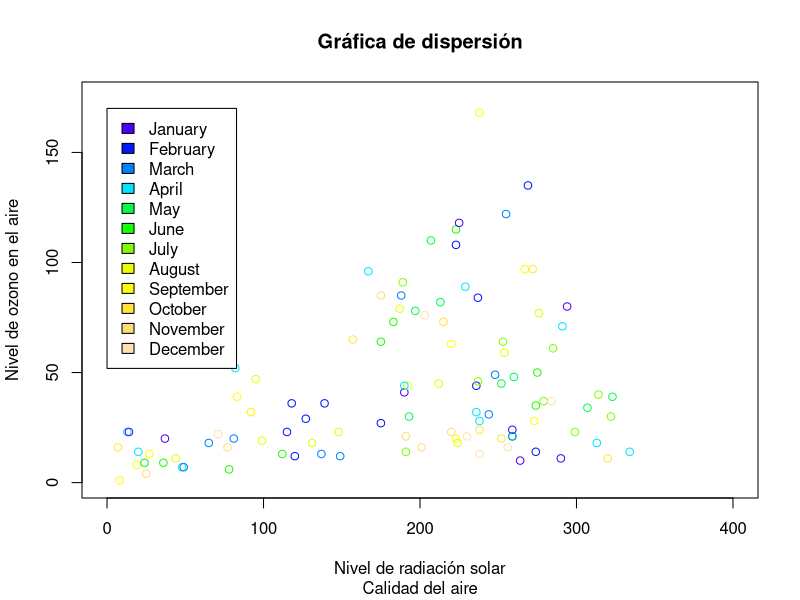
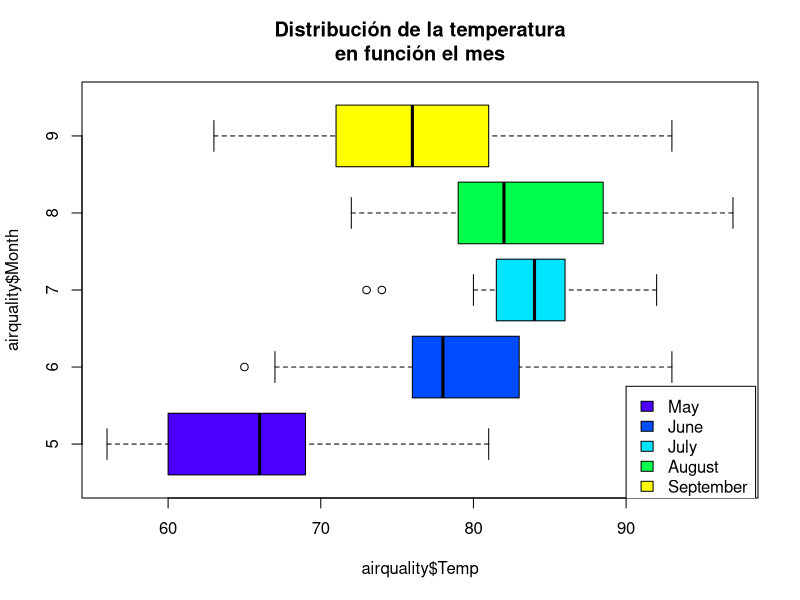
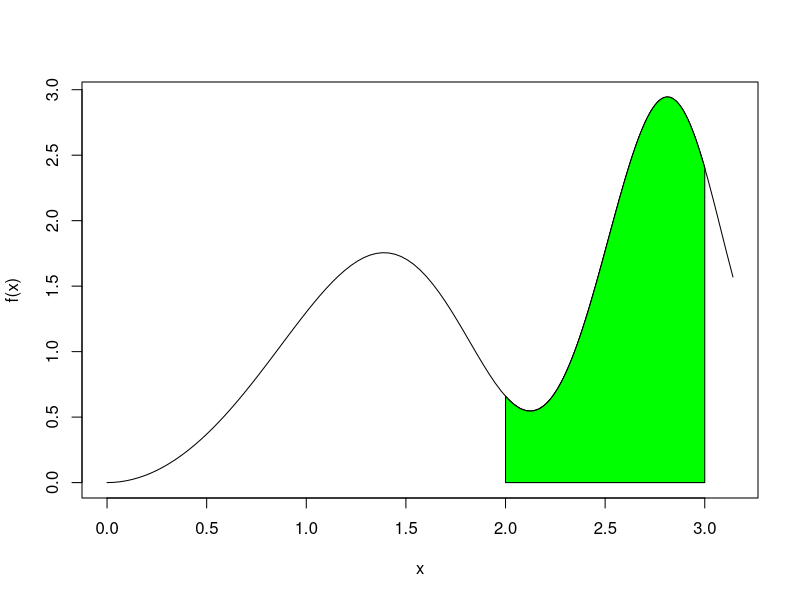

Write the R code that produced these figures, in order.
# Ejercicio 1
# Apartado a
colores_por_mes <- topo.colors(12)
plot(
    y = airquality$Ozone,
    x = airquality$Solar.R,
    main = "Gráfica de dispersión",
    sub = "Calidad del aire",
    xlab = "Nivel de radiación solar",
    ylab = "Nivel de ozono en el aire",
    xlim = c(0, 400),
    ylim = c(0, 175),
    col = colores_por_mes
)

legend(
    x = 0,
    y = 170,
    legend = month.name,
    fill = colores_por_mes
)

# Apartado b
cols_box <- topo.colors(5)
boxplot(
    airquality$Temp ~ airquality$Month,
    horizontal = TRUE,
    col = cols_box,
    main = "Distribución de la temperatura\nen función el mes",
)

legend(
    x = 90,
    y = 1.75,
    legend = month.name[5:9],
    fill = cols_box
)

# Apartado c
f <- function(x) {
    sin(x^2) - cos(x) + 1
}

curve(f, 0, pi)
curva2 <- curve(f, 2, 3, add = TRUE)
polygon(c(curva2$x, rev(curva2$x)), c(curva2$y, 0 * rev(curva2$y)), col = "green")

# Ejercicio 2
# Apartado a
posibles_meses <- airquality$Month |>
    factor() |>
    levels() |>
    as.integer()
indices <- sample(x = posibles_meses, size = 2)

temperatura <- airquality$Temp
ozono <- airquality$Ozone

reg <- lm(ozono ~ temperatura)


muestras <- runif(2, 65, 78)
predict(
    reg,
    newdata = data.frame(temperatura = muestras), 
    interval = "confidence",
    level = 0.98
)

reg$residuals

# Apartado b
ajuste <- function(modelo) {
    # 

    # 

    # 
}